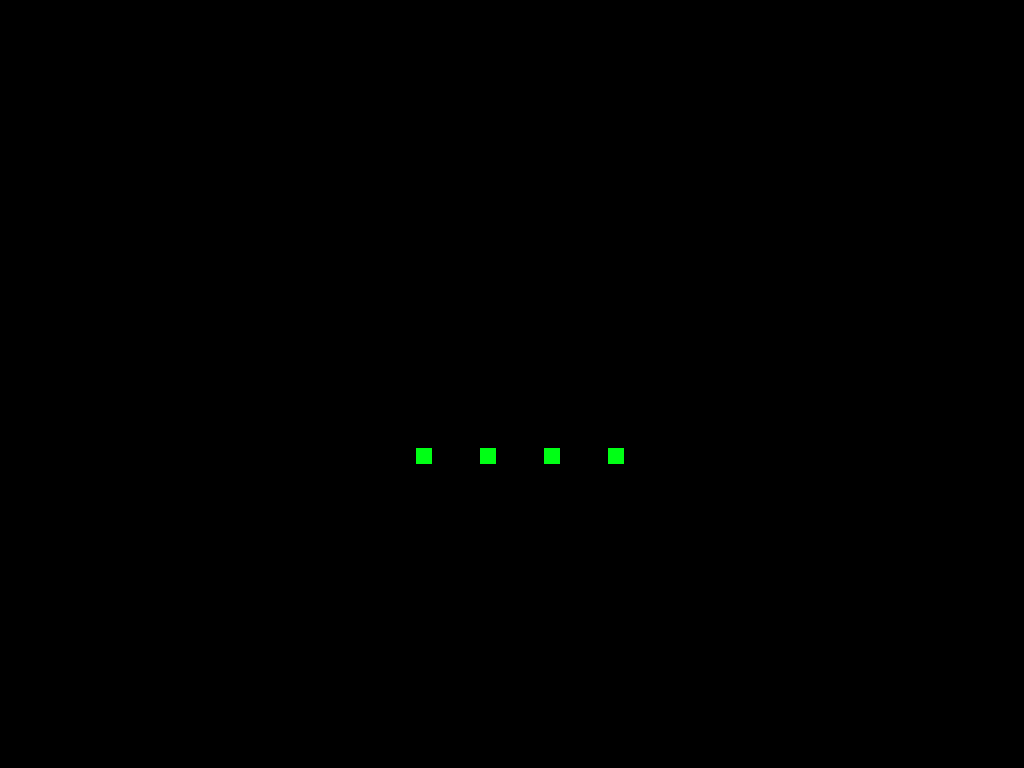

A level layout from a 2D game, rendered from its tile map. Below: a short description, then the map file with its tile-grid data intact:
An orthogonal 64x48 tile map with 16x16 px tiles, 1 tile layer (Calque de Tile 1).

<map version="1.0" orientation="orthogonal" renderorder="left-up" width="64" height="48" tilewidth="16" tileheight="16" nextobjectid="1">
 <tileset firstgid="1" name="tileset" tilewidth="16" tileheight="16" tilecount="2" columns="2">
  <image source="tileset.png" width="32" height="16" />
 </tileset>
 <layer name="Calque de Tile 1" width="64" height="48">
  <data encoding="csv">
0,0,0,0,0,0,0,0,0,0,0,0,0,0,0,0,1,1,0,0,0,0,0,0,0,0,0,0,0,0,0,0,0,0,0,0,0,0,0,0,0,0,0,0,0,0,0,0,0,0,0,0,0,0,0,0,0,0,0,0,0,0,0,0,
0,0,0,0,0,0,0,0,0,0,0,0,0,0,0,0,1,1,0,0,0,0,0,0,0,0,0,0,0,0,0,0,0,0,0,0,0,0,0,0,0,0,0,0,0,0,0,0,0,0,0,0,0,0,0,0,0,0,0,0,0,0,0,0,
0,0,0,0,0,0,0,0,0,0,0,0,0,0,0,0,1,1,0,0,0,0,0,0,0,0,0,0,0,0,0,0,0,0,0,0,0,0,0,0,0,0,0,0,0,0,0,0,0,0,0,0,0,0,0,0,0,0,0,0,0,0,0,0,
0,0,0,0,0,0,0,0,0,0,0,0,0,0,0,0,1,1,0,0,0,0,0,0,0,0,0,0,0,0,0,0,0,0,0,0,0,0,0,0,0,0,0,0,0,0,0,0,0,0,0,1,1,0,0,0,0,0,0,0,0,0,0,0,
0,0,0,0,0,0,0,0,0,0,1,1,1,1,1,1,1,1,0,0,0,0,0,0,0,0,0,0,0,0,0,0,0,0,0,0,0,0,0,0,0,0,0,0,0,0,0,0,0,0,0,1,1,0,0,0,0,0,0,0,0,0,0,0,
0,0,0,0,0,0,0,0,0,0,1,1,1,1,1,1,1,1,0,0,0,0,0,0,0,0,0,0,0,0,0,0,0,0,0,0,0,0,0,0,0,0,0,0,0,0,0,0,0,0,0,1,1,0,0,0,0,0,0,0,0,0,0,0,
0,0,0,0,0,0,0,0,0,0,0,0,0,0,0,0,0,0,0,0,0,0,0,0,0,0,0,0,0,0,0,0,0,0,0,0,0,0,0,0,0,0,0,0,0,0,0,0,0,0,0,1,1,0,0,0,0,0,0,0,0,0,0,0,
0,0,0,0,0,0,0,0,0,0,0,0,0,0,0,0,0,0,0,0,0,0,0,0,0,0,0,0,0,0,0,0,0,0,0,0,0,0,0,0,0,1,1,1,0,0,0,0,0,0,0,1,1,0,0,0,0,0,0,0,0,0,0,0,
0,0,0,0,0,0,0,0,0,0,0,0,0,0,0,0,0,0,0,0,0,0,0,0,0,0,0,0,0,0,0,0,0,0,0,0,0,0,0,0,0,1,1,1,0,0,0,0,0,0,0,1,1,0,0,0,0,0,0,0,0,0,0,0,
0,0,0,0,0,0,0,0,0,0,0,0,0,0,0,0,0,0,0,0,0,0,0,0,0,0,0,0,0,0,0,0,0,0,0,0,0,0,0,0,0,1,1,1,0,0,0,0,0,0,0,1,1,0,0,0,0,0,0,0,0,0,0,0,
0,0,0,0,0,0,0,0,0,0,0,0,0,0,0,0,0,0,0,0,0,0,0,0,0,0,0,0,0,0,0,0,0,0,0,0,0,0,0,0,0,1,1,1,0,0,0,0,0,0,0,0,0,0,0,0,0,0,0,0,0,0,0,0,
0,0,0,0,0,0,0,0,0,0,0,0,0,0,0,0,0,0,0,0,0,0,0,0,0,0,0,0,0,0,0,0,0,0,0,0,0,0,0,0,0,1,1,1,0,0,0,0,0,0,0,0,0,0,0,0,0,0,0,0,0,0,0,0,
0,0,0,0,0,0,0,0,0,0,0,0,0,0,0,0,1,1,1,1,1,1,1,1,1,1,0,0,0,0,0,0,0,0,0,0,0,0,0,0,0,1,1,1,0,0,0,0,0,0,0,0,0,0,0,0,0,0,0,0,0,0,0,0,
0,0,0,0,0,0,0,0,0,0,0,0,0,0,0,0,1,1,1,1,1,1,1,1,1,1,0,0,0,0,0,0,0,0,0,0,0,0,0,0,0,1,1,1,0,0,0,0,0,0,0,0,0,0,0,0,0,0,0,0,0,0,0,0,
0,0,0,0,0,0,0,0,0,0,0,0,0,0,0,0,1,1,0,0,0,0,0,0,0,0,0,0,0,0,0,0,0,0,0,0,0,0,0,0,0,1,1,1,0,0,0,0,0,0,0,0,0,0,0,0,0,0,0,0,0,0,0,0,
0,0,0,0,0,0,0,0,0,0,0,0,0,0,0,0,1,1,0,0,0,0,0,0,0,0,0,0,0,0,0,0,0,0,0,0,0,0,0,0,0,1,1,1,0,0,0,0,0,0,0,0,0,0,0,0,0,0,0,0,0,0,0,0,
0,0,0,0,0,0,0,0,0,0,0,0,0,0,0,0,1,1,0,0,0,0,0,0,0,0,0,0,0,0,0,0,0,0,0,0,0,0,0,0,0,1,1,1,0,0,0,0,0,0,0,0,0,0,0,0,0,0,0,0,0,0,0,0,
0,0,0,0,0,0,0,0,0,0,0,0,0,0,0,0,1,1,0,0,0,0,0,0,0,0,0,0,0,0,0,0,0,0,0,0,0,0,0,0,0,1,1,1,0,0,0,0,0,0,0,0,0,0,0,0,0,0,0,0,0,0,0,0,
1,1,1,1,1,1,1,1,1,1,0,0,0,0,0,0,1,1,0,0,0,0,0,0,0,0,0,0,0,0,0,0,0,0,0,0,0,0,0,0,0,1,1,1,0,0,0,0,0,0,0,1,1,1,1,1,1,1,1,1,1,1,1,1,
1,1,1,1,1,1,1,1,1,1,0,0,0,0,0,0,1,1,0,0,0,0,0,0,0,0,0,0,0,0,0,0,0,0,0,0,0,0,0,0,0,1,1,1,0,0,0,0,0,0,0,1,1,1,1,1,1,1,1,1,1,1,1,1,
0,0,0,0,0,0,0,0,1,1,0,0,0,0,0,0,1,1,0,0,0,0,0,0,0,0,0,0,0,0,0,0,0,0,0,0,0,0,0,0,0,0,0,0,0,0,0,0,0,0,0,0,0,0,0,0,0,0,0,0,0,0,0,0,
0,0,0,0,0,0,0,0,1,1,0,0,0,0,0,0,1,1,0,0,0,0,0,0,0,0,0,0,0,0,0,0,0,0,0,0,0,0,0,0,0,0,0,0,0,0,0,0,0,0,0,0,0,0,0,0,0,0,0,0,0,0,0,0,
0,0,0,0,0,0,0,0,1,1,0,0,0,0,0,0,1,1,0,0,0,0,0,0,0,0,0,0,0,0,0,0,0,0,0,0,0,0,0,0,0,0,0,0,0,0,0,0,0,0,0,0,0,0,0,0,0,0,0,0,0,0,0,0,
0,0,0,0,0,0,0,0,1,1,0,0,0,0,0,0,1,1,0,0,0,0,0,0,0,0,0,0,0,0,0,0,0,0,0,0,0,0,0,0,0,0,0,0,0,0,0,0,0,0,0,0,0,0,0,0,0,0,0,0,0,0,0,0,
0,0,0,0,0,0,0,0,1,1,0,0,0,0,0,0,0,0,0,0,0,0,0,0,0,0,0,0,0,0,0,0,0,0,0,0,0,0,0,0,0,0,0,0,0,0,0,0,0,0,0,0,0,0,0,0,0,0,0,0,0,0,0,0,
0,0,0,0,0,0,0,0,1,1,0,0,0,0,0,0,0,0,0,0,0,0,0,0,0,0,0,0,0,0,0,0,0,0,0,0,0,0,0,0,0,0,0,0,0,0,0,0,0,0,0,0,0,0,0,0,0,0,0,0,0,0,0,0,
0,0,0,0,0,0,0,0,1,1,0,0,0,0,0,0,0,0,0,0,0,0,0,0,0,0,0,0,0,0,0,0,0,0,0,0,0,0,0,0,0,0,0,0,0,0,0,0,0,0,0,0,0,0,0,0,0,0,0,0,0,0,0,0,
0,0,0,0,0,0,0,0,1,1,0,0,0,0,0,0,0,0,0,0,0,0,0,0,0,0,0,0,0,0,0,0,0,0,0,0,0,0,0,0,0,0,0,0,0,0,0,0,0,0,0,0,0,0,0,0,0,0,0,0,0,0,0,0,
0,0,0,0,0,0,0,0,1,1,0,0,0,0,0,0,0,0,0,0,0,0,0,0,0,0,2,0,0,0,2,0,0,0,2,0,0,0,2,0,0,0,0,0,0,0,0,0,0,0,0,0,0,0,0,0,0,0,0,0,0,0,0,0,
0,0,0,0,0,0,0,0,1,1,0,0,0,0,0,0,0,0,0,0,0,0,0,0,0,0,0,0,0,0,0,0,0,0,0,0,0,0,0,0,0,0,0,0,0,0,0,0,0,0,0,0,0,0,0,0,0,0,0,0,0,0,0,0,
0,0,0,0,0,0,0,0,1,1,0,0,0,0,0,0,0,0,0,0,0,0,0,0,0,0,0,0,0,0,0,0,0,0,0,0,0,0,0,0,0,0,0,0,0,0,0,0,0,0,0,0,0,0,0,0,0,0,0,0,0,0,0,0,
0,0,0,0,0,0,0,0,1,1,0,0,0,0,0,0,0,0,0,0,0,1,1,1,1,1,1,1,1,1,1,1,1,1,1,1,1,1,1,1,1,0,0,0,0,0,0,0,0,0,0,0,0,0,0,0,0,0,0,0,0,0,0,0,
0,0,0,0,0,0,0,0,1,1,0,0,0,0,0,0,0,0,0,0,0,1,1,1,1,1,1,1,1,1,1,1,1,1,1,1,1,1,1,1,1,0,0,0,0,0,0,0,0,0,0,0,0,0,0,0,0,0,0,0,0,0,0,0,
0,0,0,0,0,0,0,0,0,0,0,0,0,0,0,0,0,0,0,0,0,1,1,0,0,0,0,0,0,1,1,1,1,1,0,0,0,0,0,0,0,0,0,0,0,0,0,0,0,0,0,0,0,0,0,0,0,0,0,0,0,0,0,0,
0,0,0,0,0,0,0,0,0,0,0,0,0,0,0,0,0,0,0,0,0,1,1,0,0,0,0,0,0,1,1,1,1,1,0,0,0,0,0,0,0,0,0,0,0,0,0,0,0,0,0,0,0,0,0,0,0,0,0,0,0,0,0,0,
0,0,0,0,0,0,0,0,0,0,0,0,0,0,0,0,0,0,0,0,0,1,1,0,0,0,0,0,0,1,1,1,1,1,0,0,0,0,0,0,0,0,0,0,0,0,0,0,0,0,0,0,0,0,0,0,0,0,0,0,0,0,0,0,
0,0,0,0,0,0,0,0,0,0,0,0,0,0,0,0,0,0,0,0,0,1,1,0,0,0,0,0,0,1,1,1,1,1,0,0,0,0,0,0,0,0,0,0,0,0,0,0,0,0,0,0,0,0,0,0,0,0,0,0,0,0,0,0,
0,0,0,0,0,0,0,0,0,0,0,0,0,0,0,0,0,0,0,0,0,0,0,0,0,0,0,0,0,1,1,1,1,1,0,0,0,0,0,0,0,0,0,0,0,0,0,0,0,0,0,0,0,0,0,0,0,0,0,0,0,0,0,0,
0,0,0,0,0,0,0,0,0,0,0,0,0,0,0,0,0,0,0,0,0,0,0,0,0,0,0,0,0,1,1,1,1,1,0,0,0,0,0,0,0,0,0,0,0,0,0,0,0,0,0,0,0,0,0,0,0,0,0,0,0,0,0,0,
0,0,0,0,0,0,0,0,0,0,0,0,0,0,0,0,0,0,0,0,0,0,0,0,0,0,0,0,0,1,1,1,1,1,0,0,0,0,0,0,0,0,0,0,0,0,0,0,0,0,0,0,0,0,0,0,0,0,0,0,0,0,0,0,
0,0,0,0,0,0,0,0,0,0,0,0,0,0,0,0,0,0,0,0,0,0,0,0,0,0,0,0,0,1,1,1,1,1,0,0,0,0,0,0,0,0,0,0,0,0,0,0,0,0,0,0,0,0,0,0,0,0,0,0,0,0,0,0,
0,0,0,0,0,0,0,0,1,1,0,0,0,0,0,0,1,1,1,1,1,0,0,0,0,0,0,0,0,1,1,1,1,1,0,0,0,0,0,0,0,0,0,0,0,0,0,0,0,0,0,0,0,0,0,0,0,0,0,0,0,0,0,0,
0,0,0,0,0,0,0,0,1,1,0,0,0,0,0,0,1,1,1,1,1,0,0,0,0,0,0,0,0,1,1,1,1,1,0,0,0,0,0,0,0,0,0,0,1,1,1,1,1,1,1,0,0,0,0,0,0,0,0,0,0,0,0,0,
0,0,0,0,0,0,0,0,1,1,0,0,0,0,0,0,1,1,0,0,0,0,0,0,0,0,0,0,0,1,1,1,1,1,0,0,0,0,0,0,0,0,0,0,1,1,1,1,1,1,1,0,0,0,0,0,0,0,0,0,0,0,0,0,
0,0,0,0,0,0,0,0,1,1,0,0,0,0,0,0,1,1,0,0,0,0,0,0,0,0,0,0,0,1,1,1,1,1,0,0,0,0,0,0,0,0,0,0,1,1,1,1,1,1,1,0,0,0,0,0,0,0,0,0,0,0,0,0,
0,0,0,0,0,0,0,0,1,1,0,0,0,0,0,0,1,1,0,0,0,0,0,0,0,0,0,0,0,1,1,1,1,1,0,0,0,0,0,0,0,0,0,0,0,0,0,0,0,0,0,0,0,0,0,0,0,0,0,0,0,0,0,0,
0,0,0,0,0,0,0,0,1,1,0,0,0,0,0,0,1,1,0,0,0,0,0,0,0,0,0,0,0,1,1,1,1,1,0,0,0,0,0,0,0,0,0,0,0,0,0,0,0,0,0,0,0,0,0,0,0,0,0,0,0,0,0,0,
0,0,0,0,0,0,0,0,1,1,0,0,0,0,0,0,1,1,0,0,0,0,0,0,0,0,0,0,0,1,1,1,1,1,0,0,0,0,0,0,0,0,0,0,0,0,0,0,0,0,0,0,0,0,0,0,0,0,0,0,0,0,0,0
</data>
 </layer>
</map>
